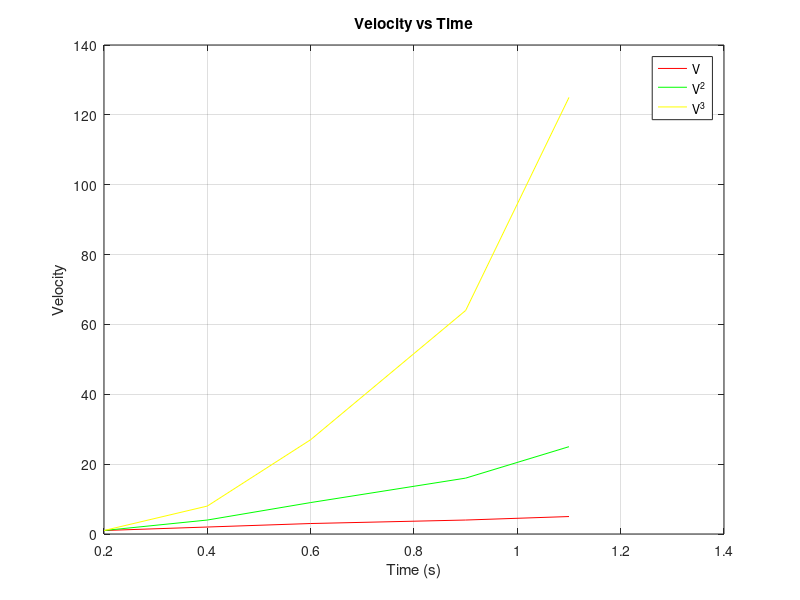

Recreate this plot in MATLAB.
%Roshan Jaiswal-Ferri
%Aero 215 Lab 4: 10/31/23

%%

close all;      %Clears all
clear all;      %Clears Workspace
clc;            %Clears Command Window

%% Part 1 Defining Variables

H = [3,2,1];
N = [9,8,7];

M = [H;N]; %creates a matrix ; means go down a row , is next column

V = [1,2,3,4,5];
t = [0.2,0.4,0.6,0.9,1.1];

%% Part 2: Cross Product

R = [(M(1,2)*M(2,3))-(M(1,3)*M(2,2)), -((M(1,1)*M(2,3))-(M(1,3)*M(2,1))), (M(1,1)*M(2,2))-(M(1,2)*M(2,1))]; %Do a cross product

disp(num2str(R)) %Display result
disp([num2str(cross(H,N))]) %Check if correct (it is)

%% Part 3: Vector Graphs

V2 = V.^2;
V3 = V.^3;

figure;
plot(t,V, 'r');
hold on; 
plot(t, V2,'g')
plot(t, V3,'y')
xlabel('Time (s)');
ylabel('Velocity')
title('Velocity vs Time')
grid on;
legend('V', 'V^2', 'V^3', 'Location', 'best')
